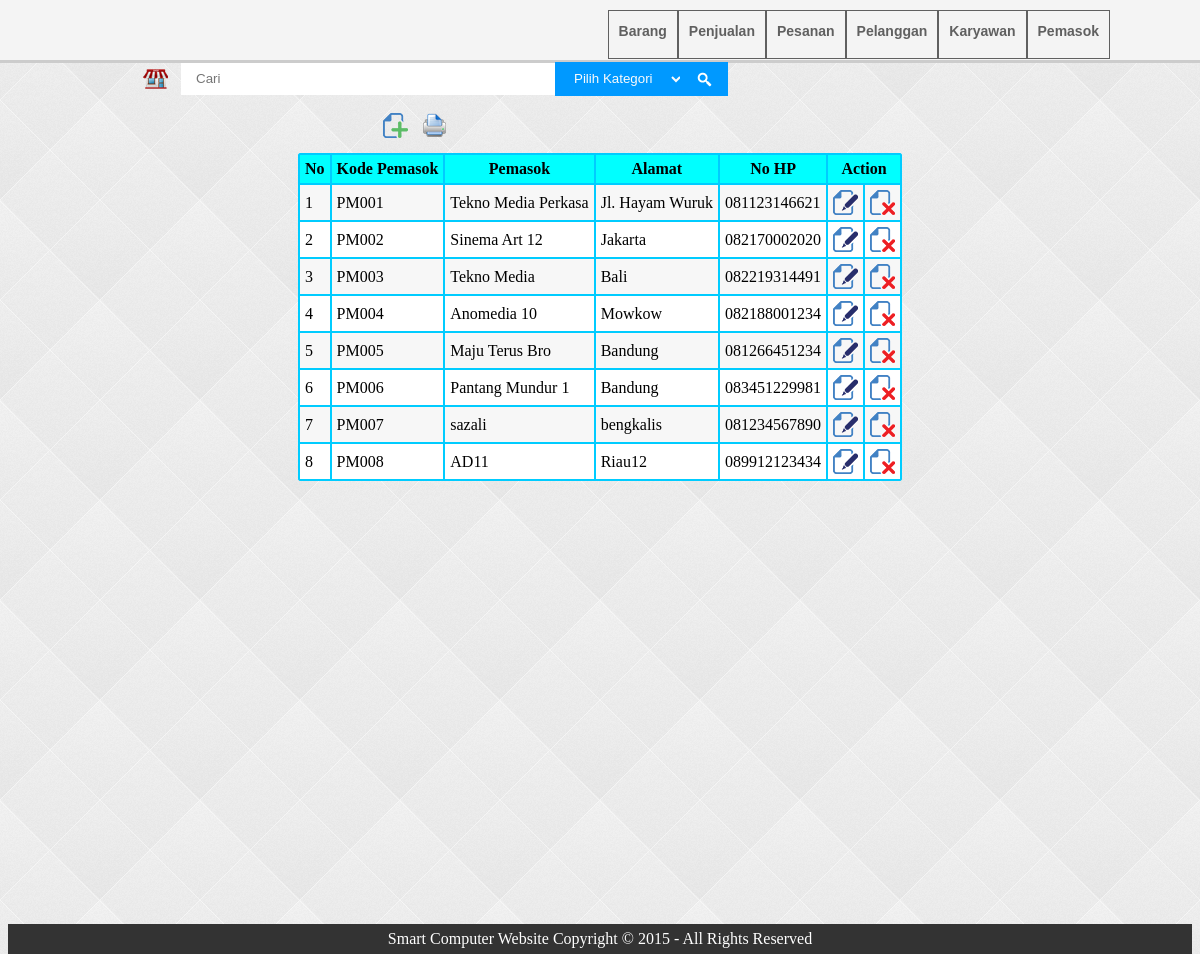
/admin/pemasok.php, run on the app's committed database.
### tables this page shows
CREATE TABLE IF NOT EXISTS `tabel_pemasok` (
  `kode_pemasok` char(5) NOT NULL DEFAULT '',
  `pemasok` varchar(25) NOT NULL,
  `alamat` varchar(50) NOT NULL,
  `no_hp` varchar(20) NOT NULL
);

### admin/pemasok.php (the view, shortened to what this page needs)
<!DOCTYPE html PUBLIC "-//W3C//DTD XHTML 1.0 Transitional//EN" "http://www.w3.org/TR/xhtml1/DTD/xhtml1-transitional.dtd">
<html xmlns="http://www.w3.org/1999/xhtml">
<head>
<link rel="stylesheet" type="text/css" href="style.css"/>
</head>
<body>
<?php include("connection.php");
include("header.php");?>
<div id="container">
<div class="pemasok">
<li><a href="add-pemasok.jsp"><input type="image" src="icon/add.png" /></a></li>
<li><a href="print-pemasok.jsp" target="_blank"><input type="image" src="icon/print.png" /></a></li>
</div>
<div id="content">
<?php
$hasil = mysql_query("SELECT * FROM tabel_pemasok",$koneksi);
$no=1;?>
<table border=1 align=center  bordercolor=#00CCFF cellpadding=5 cellspacing=0>
<tr class="judul">
<td><b>No</b></td>
<td><b>Kode Pemasok</b></td>
<td><b>Pemasok</b></td>
<td><b>Alamat</b></td>
<td><b>No HP</b></td>
<td colspan=2><b>Action</b></td>
</tr>
<?php while ($baris = mysql_fetch_row($hasil))
{?>
<tr class="data">
<td><?php echo $no; ?></td>
<td><?php echo $baris[0]; ?></td>
<td><?php echo $baris[1]; ?></td>
<td><?php echo $baris[2]; ?></td>
<td><?php echo $baris[3]; ?></td>
<td><a href='edit-pemasok.php?kode_pemasok=<?php echo $baris[0];?>'><input type='image' src='icon/edit.png'/></a></td>
<td><a onclick="return confirm('Anda yakin ingin menghapus data tersebut?')" href='delete-pemasok.php?kode_pemasok=<?php echo $baris[0];?>'><input type='image' src='icon/delete.png'/></a></td>
</tr>
<?php $no++;
}?>
</table>
</div>
</div>
<?php
include('footer.php');
?>
</body>
</html>

### admin/style.css (style rules this page uses)
body { background-color:#FCFCFC; background : url(icon/bg.png); }
table { border-radius:2px; }
tr { border-radius:20px }
#container { padding-top:100px; position:relative; min-height:100%; }
#content { padding:10px; }
html,body { height:100%; }
.pemasok { margin-left:370px; }
.pemasok li { display:inline-block; padding:5px; }
.judul { text-align:center; background-color:#00FFFF; }
.data:nth-child(odd) td { background-color:#fff; }
.data:nth-child(even) td { background-color:#f7f7f7; }

### data on the page
tabel_pemasok: kode_pemasok "PM001", pemasok "Tekno Media Perkasa", alamat "Jl. Hayam Wuruk", no_hp "081123146621"
tabel_pemasok: kode_pemasok "PM002", pemasok "Sinema Art 12", alamat "Jakarta", no_hp "082170002020"
tabel_pemasok: kode_pemasok "PM003", pemasok "Tekno Media", alamat "Bali", no_hp "082219314491"
tabel_pemasok: kode_pemasok "PM004", pemasok "Anomedia 10", alamat "Mowkow", no_hp "082188001234"
tabel_pemasok: kode_pemasok "PM005", pemasok "Maju Terus Bro", alamat "Bandung", no_hp "081266451234"
tabel_pemasok: kode_pemasok "PM006", pemasok "Pantang Mundur 1", alamat "Bandung", no_hp "083451229981"
tabel_pemasok: kode_pemasok "PM007", pemasok "sazali", alamat "bengkalis", no_hp "081234567890"
tabel_pemasok: kode_pemasok "PM008", pemasok "AD11", alamat "Riau12", no_hp "089912123434"
